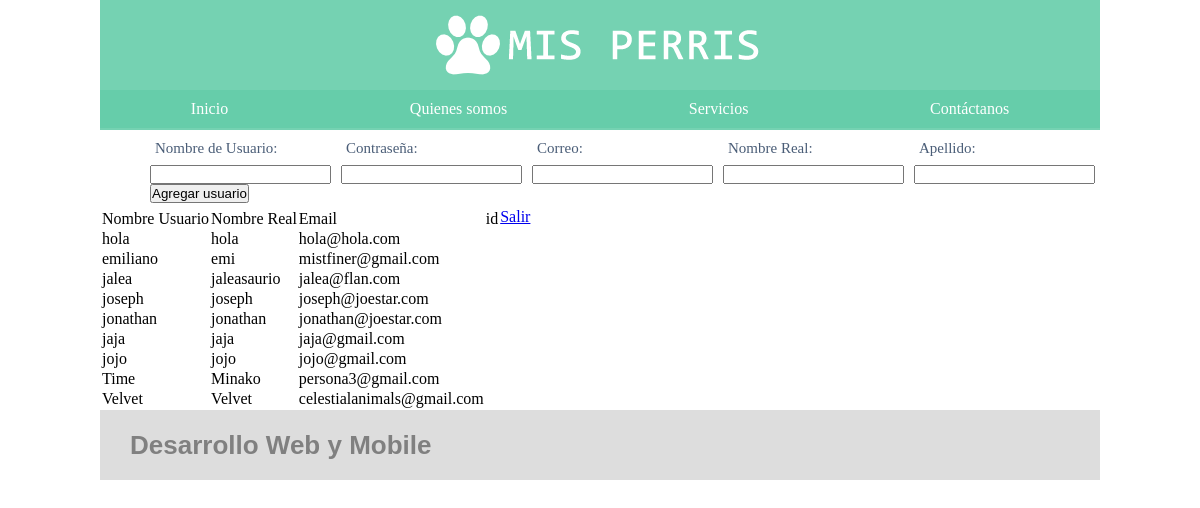
The app's page /GestionUsuario/ with its own data.
### Back/models.py (models this page shows)
class Usuario(models.Model):
    nombre=models.CharField(max_length=20)
    apellido=models.CharField(max_length=20)
    user=models.OneToOneField(User,on_delete=models.CASCADE)

### Back/views.py (the view)
# urls.py: url(r'^GestionUsuario/$',views.gestionarUsuario,name="gestionUsuario"),
def gestionarUsuario(request):
    form=AgregarUsuario(request.POST)
    if form.is_valid():
        data=form.cleaned_data
        usuario=User.objects.create_user(data.get("username"),data.get("correo"),data.get("password"))
        usuario.save()
        regDB=Usuario(user=usuario,nombre=data.get("nombre"),apellido=data.get("apellido"))
        regDB.save()
    form=AgregarUsuario()
    usuarios=Usuario.objects.all()
    return render(request,"gestionarUsuario.html",{'usuarios':usuarios,'form':form})

### Back/forms.py
class AgregarUsuario(forms.Form):
   username=forms.CharField(widget=forms.TextInput(), label="Nombre de Usuario")
   password=forms.CharField(widget=forms.PasswordInput(), label="Contraseña")
   correo=forms.EmailField(widget=forms.EmailInput(),label="Correo")
   nombre=forms.CharField(widget=forms.TextInput(),label="Nombre Real")
   apellido=forms.CharField(widget=forms.TextInput(),label="Apellido")

### Back/templates/gestionarUsuario.html (shortened to what this page needs)
{% extends "maqueta.html" %}
{% block index %}
<nav class="menu">
    <a href="{% url 'index' %}">Inicio</a>
    <a href="#">Quienes somos</a>
    <a href="#">Servicios</a>
    <a href="#">Contáctanos</a>
</nav>
<form method="POST">
    {{ form.as_p }}
    <button type="submit">Agregar usuario</button>
</form>
{% if usuarios %}
<table>
    <tr>
        <td>Nombre Usuario</td><td>Nombre Real</td><td>Email</td><td>id</td>
    </tr>
    {% for u in usuarios %}
    <tr>
        <td>{{u.user.username}}</td><td>{{u.nombre}}</td><td>{{u.user.email}}</td>
    </tr>
    {% endfor %}
</table>
{% endif %}
<a href="{% url 'logout' %}">Salir</a>
{% endblock %}

### Back/templates/maqueta.html (shortened to what this page needs)
{%load static%}
<!doctype html>
<html lang="es">
<head>
    <link rel="stylesheet" href="{% static 'css/jquery.bxslider.css' %}">
	<link rel="stylesheet" href="{% static 'css/estilos.css' %}">
	<link rel="stylesheet" href="https://use.fontawesome.com/releases/v5.3.1/css/all.css">
</head>
    <body>
        <div class="contenedor">
		<header>
		<div class="logo">
			<img src="{% static 'images/logo.png' %}" width="150" alt="">
		</div>
		</header>
		{% block index %}
        {% endblock %}
		<footer class="end">
			<h1>Desarrollo Web y Mobile<h1/>
		</footer>
		</div>
    </body>
</html>

### Back/static/css/estilos.css (style rules this page uses)
* { margin: 0; padding: 0; box-sizing: border-box; }
.contenedor { background: #fff; width: 100%; max-width: 1000px; margin: auto; display: flex; flex-flow: row wrap; }
body { background: #fff; }
header { background: #75d2b2; width: 100%; margin: auto; display: flex; align-items: center; flex-direction: row; flex-wrap: wrap; }
header .logo { color: #fff; font-size: 30px; margin: auto; padding: 15px; }
header .logo img { width: 100%; vertical-align: top; }
.menu { width: 100%; display: flex; flex-wrap: wrap; align-items: center; }
.menu a { border-bottom: #75d2b2 2px solid; background: #66CDAA; color: #fff; text-align: center; text-decoration: none; padding: 10px; flex-grow: 1; }
form { width: 100%; padding: 5px; padding-left: 5%; display: flex; flex-wrap: wrap; justify-content: space-between; }
label, select, .select2-container, .select2-drop { width: 100%; height: 30px; font-size: 15px; color: #4A5D77; padding: 5px; outline: 0; display: flex; flex-wrap:wrap; justify-content:space-between; }
div .end { width: 100%; background: #ddd; color: #808080; height: 70px; padding-left: 30px; padding-top: 20px; font-size: 13px; font-family: Helvetica Narrow, sans-serif; }

### records on screen
Usuario: user.username "hola", nombre "hola", user.email "hola@hola.com"
Usuario: user.username "emiliano", nombre "emi", user.email "mistfiner@gmail.com"
Usuario: user.username "jalea", nombre "jaleasaurio", user.email "jalea@flan.com"
Usuario: user.username "joseph", nombre "joseph", user.email "joseph@joestar.com"
Usuario: user.username "jonathan", nombre "jonathan", user.email "jonathan@joestar.com"
Usuario: user.username "jaja", nombre "jaja", user.email "jaja@gmail.com"
Usuario: user.username "jojo", nombre "jojo", user.email "jojo@gmail.com"
Usuario: user.username "Time", nombre "Minako", user.email "persona3@gmail.com"
Usuario: user.username "Velvet", nombre "Velvet", user.email "celestialanimals@gmail.com"
